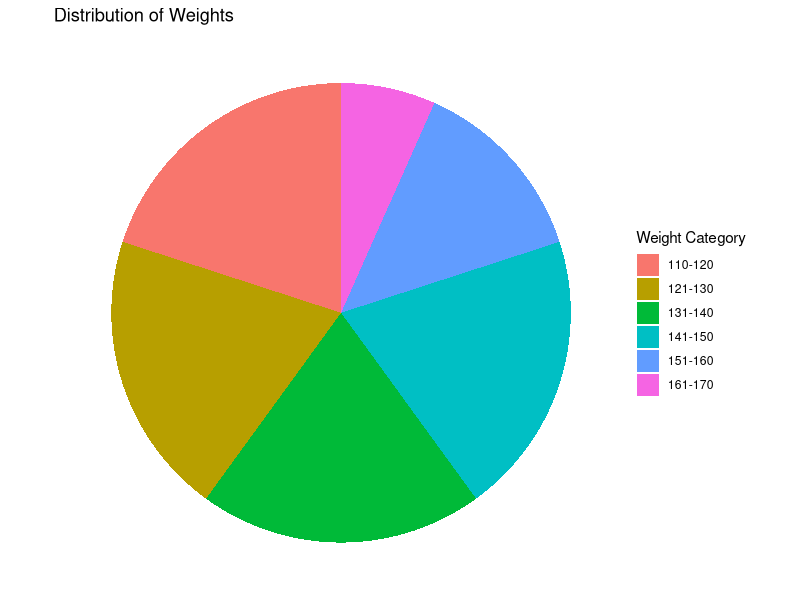

R code for this plot:
# Install and load the necessary packages if you haven't already
# install.packages("ggplot2")
library(ggplot2)
# Create the data frame
data <- data.frame(
  height = c(58, 59, 60, 61, 62, 63, 64, 65, 66, 67, 68, 69, 70, 71, 72),
  weight = c(115, 117, 120, 123, 126, 129, 132, 135, 139, 142, 146, 150, 154, 159, 164)
)
# Create weight categories
data$weight_category <- cut(data$weight, breaks = c(110, 120, 130, 140, 150, 160, 170), 
                            labels = c("110-120", "121-130", "131-140", "141-150", "151-160", "161-170"))
# Summarize the data by weight category
weight_data <- as.data.frame(table(data$weight_category))
colnames(weight_data) <- c("Weight_Category", "Count")
weight_data$Percentage <- weight_data$Count / sum(weight_data$Count) * 100
# Create the pie chart using ggplot2
ggplot(weight_data, aes(x = "", y = Percentage, fill = Weight_Category)) +
  geom_bar(stat = "identity", width = 1) +
  coord_polar(theta = "y") +
  labs(title = "Distribution of Weights", fill = "Weight Category") +
  theme_void() +
  theme(legend.position = "right")
